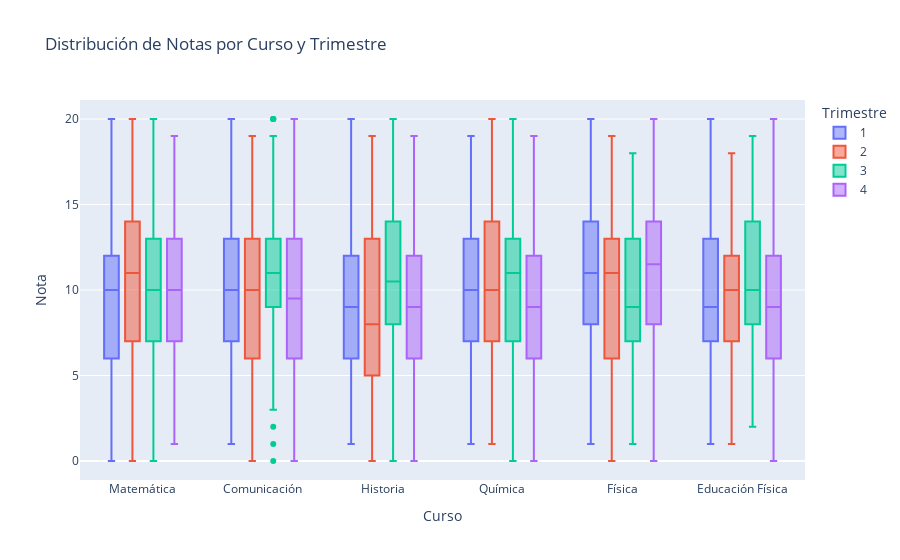

Here is the notebook cell this chart was saved with:
### Code cell
# Crear el gráfico de distribución de notas por curso y trimestre
fig = px.box(df, x="Curso", y="Nota", color="Trimestre", title="Distribución de Notas por Curso y Trimestre")
fig.show()

### Figure 1 — Plotly figure (JSON) as saved in the notebook; plotly's stock layout.template omitted (floating-point values rounded to 4 significant figures; data arrays with more than 128 entries replaced by an {"elided": "..."} marker saying what was removed)
{"data": [{"alignmentgroup": "True", "hovertemplate": "Trimestre=1<br>Curso=%{x}<br>Nota=%{y}<extra></extra>", "legendgroup": "1", "marker": {"color": "#636efa"}, "name": "1", "notched": false, "offsetgroup": "1", "orientation": "v", "showlegend": true, "type": "box", "x": {"elided": "540 str values"}, "x0": " ", "xaxis": "x", "y": {"elided": "540 int values"}, "y0": " ", "yaxis": "y"}, {"alignmentgroup": "True", "hovertemplate": "Trimestre=2<br>Curso=%{x}<br>Nota=%{y}<extra></extra>", "legendgroup": "2", "marker": {"color": "#EF553B"}, "name": "2", "notched": false, "offsetgroup": "2", "orientation": "v", "showlegend": true, "type": "box", "x": {"elided": "540 str values"}, "x0": " ", "xaxis": "x", "y": {"elided": "540 int values"}, "y0": " ", "yaxis": "y"}, {"alignmentgroup": "True", "hovertemplate": "Trimestre=3<br>Curso=%{x}<br>Nota=%{y}<extra></extra>", "legendgroup": "3", "marker": {"color": "#00cc96"}, "name": "3", "notched": false, "offsetgroup": "3", "orientation": "v", "showlegend": true, "type": "box", "x": {"elided": "540 str values"}, "x0": " ", "xaxis": "x", "y": {"elided": "540 int values"}, "y0": " ", "yaxis": "y"}, {"alignmentgroup": "True", "hovertemplate": "Trimestre=4<br>Curso=%{x}<br>Nota=%{y}<extra></extra>", "legendgroup": "4", "marker": {"color": "#ab63fa"}, "name": "4", "notched": false, "offsetgroup": "4", "orientation": "v", "showlegend": true, "type": "box", "x": {"elided": "540 str values"}, "x0": " ", "xaxis": "x", "y": {"elided": "540 int values"}, "y0": " ", "yaxis": "y"}], "layout": {"boxmode": "group", "legend": {"title": {"text": "Trimestre"}, "tracegroupgap": 0}, "title": {"text": "Distribución de Notas por Curso y Trimestre"}, "xaxis": {"anchor": "y", "domain": [0, 1], "title": {"text": "Curso"}}, "yaxis": {"anchor": "x", "domain": [0, 1], "title": {"text": "Nota"}}}}
